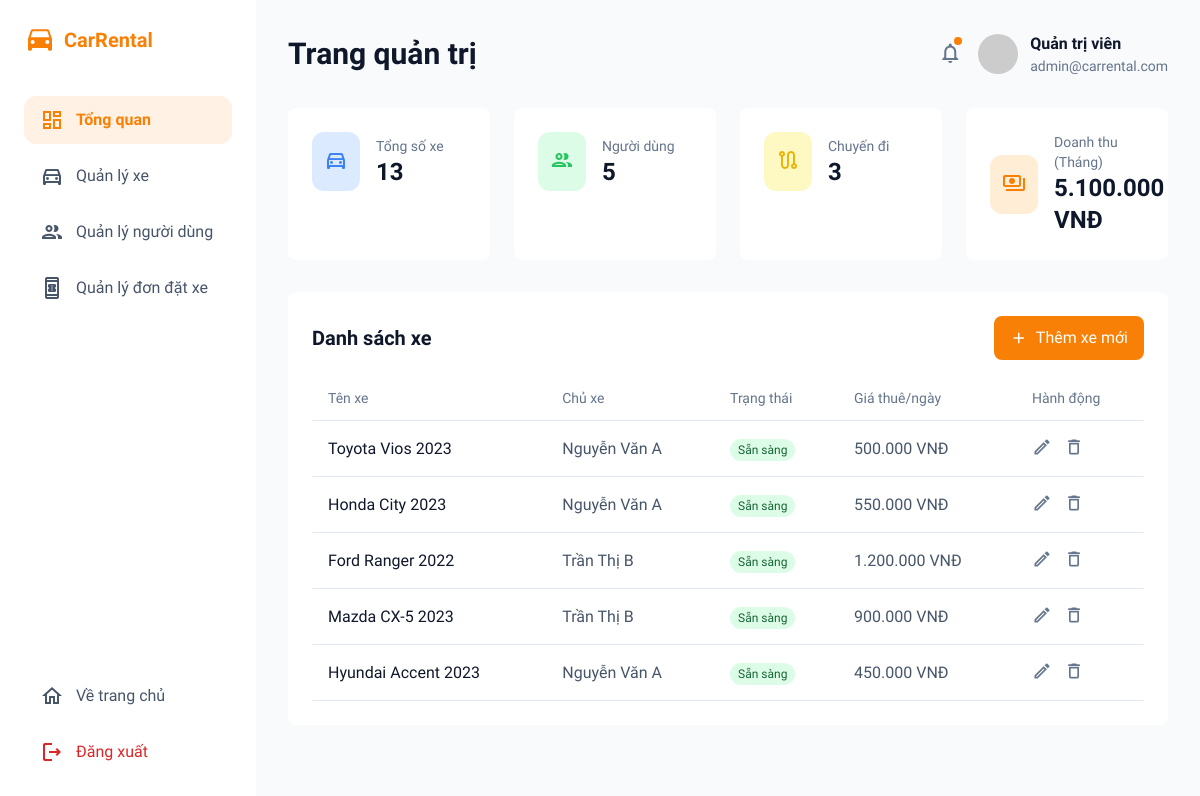
Page /admin/dashboard.php (signed in) on the committed database.
### tables this page shows
CREATE TABLE IF NOT EXISTS cars (
    id INT AUTO_INCREMENT PRIMARY KEY,
    owner_id INT NOT NULL,
    name VARCHAR(200) NOT NULL,
    description TEXT,
    image VARCHAR(255),
    price_per_day DECIMAL(10,2) NOT NULL,
    car_type VARCHAR(50) NOT NULL,
    seats INT DEFAULT 4,
    transmission ENUM('auto', 'manual') DEFAULT 'auto',
    fuel ENUM('gasoline', 'diesel', 'electric', 'hybrid') DEFAULT 'gasoline',
    rental_type ENUM('self-drive', 'with-driver', 'long-term') DEFAULT 'self-drive',
    location VARCHAR(100) DEFAULT 'hcm',
    status ENUM('available', 'rented', 'maintenance') DEFAULT 'available',
    created_at TIMESTAMP DEFAULT CURRENT_TIMESTAMP,
    FOREIGN KEY (owner_id) REFERENCES users(id) ON DELETE CASCADE
);

CREATE TABLE IF NOT EXISTS users (
    id INT AUTO_INCREMENT PRIMARY KEY,
    username VARCHAR(50) UNIQUE NOT NULL,
    email VARCHAR(100) UNIQUE NOT NULL,
    password VARCHAR(255) NOT NULL,
    role ENUM('user', 'admin', 'host') DEFAULT 'user',
    full_name VARCHAR(100) NOT NULL,
    phone VARCHAR(20),
    avatar VARCHAR(255) DEFAULT NULL,
    created_at TIMESTAMP DEFAULT CURRENT_TIMESTAMP
);

### config/session.php (called while the page is built, shortened)
<?php
function getBasePath() {
    static $base_path = null;
    $script_name = $_SERVER['SCRIPT_NAME'];
    $script_dir = dirname($script_name);
    $parts = explode('/', trim($script_dir, '/'));
    $subdirs = ['auth', 'cars', 'admin', 'client', 'host', 'api', 'config'];
    foreach ($subdirs as $subdir) {
        $pos = array_search($subdir, $parts);
        if ($pos !== false && $pos > 0) {
            $base_parts = array_slice($parts, 0, $pos);
            $base_path = '/' . implode('/', $base_parts);
            return $base_path;
        }
    }
    return $base_path;
}
?>

### config/helpers.php (called while the page is built, shortened)
<?php
function formatCurrency($amount) {
    return number_format($amount, 0, ',', '.') . ' VNĐ';
}
?>

### admin/dashboard.php (the view, shortened to what this page needs)
<?php
require_once '../config/database.php';
require_once '../config/session.php';
require_once '../config/helpers.php';
$base_path = getBasePath();
$stmt = $conn->query("SELECT COUNT(*) as total FROM users");
$total_users = $stmt->fetch_assoc()['total'];
$stmt = $conn->query("SELECT COUNT(*) as total FROM cars");
$total_cars = $stmt->fetch_assoc()['total'];
$stmt = $conn->query("SELECT COUNT(*) as total FROM bookings");
$total_bookings = $stmt->fetch_assoc()['total'];
$stmt = $conn->query("SELECT COALESCE(SUM(total_price), 0) as total FROM bookings WHERE status IN ('confirmed', 'completed')");
$total_revenue = $stmt->fetch_assoc()['total'];
$stmt = $conn->query("SELECT c.*, u.full_name as owner_name
    FROM cars c
    JOIN users u ON c.owner_id = u.id
    ORDER BY c.created_at DESC
    LIMIT 5");
$recent_cars = $stmt->fetch_all(MYSQLI_ASSOC);
?>
<!DOCTYPE html>
<html class="light" lang="vi">
<head>
    <script src="https://cdn.tailwindcss.com?plugins=forms,typography"></script>
</head>
<body class="font-display bg-background-light dark:bg-background-dark text-slate-900 dark:text-slate-100">
<div class="flex h-screen">
    <aside class="w-64 flex-shrink-0 bg-white dark:bg-zinc-800 p-6 flex flex-col justify-between">
        <div>
            <a href="<?php echo $base_path ? $base_path . '/index.php' : '../index.php'; ?>" class="flex items-center gap-2 mb-10">
                <span class="text-xl font-bold text-primary">CarRental</span>
            </a>
            <nav class="flex flex-col gap-2">
                <a class="flex items-center gap-3 px-4 py-2 rounded bg-primary/10 text-primary font-semibold" href="<?php echo $base_path ? $base_path . '/admin/dashboard.php' : 'dashboard.php'; ?>">
                    <span class="material-icons-outlined text-2xl">dashboard</span>
                    <span>Tổng quan</span>
                </a>
                <a class="flex items-center gap-3 px-4 py-2 rounded hover:bg-slate-100 dark:hover:bg-zinc-700 text-slate-600 dark:text-slate-300" href="<?php echo $base_path ? $base_path . '/admin/cars.php' : 'cars.php'; ?>">
                    <span class="material-icons-outlined text-2xl">directions_car</span>
                    <span>Quản lý xe</span>
                </a>
                <a class="flex items-center gap-3 px-4 py-2 rounded hover:bg-slate-100 dark:hover:bg-zinc-700 text-slate-600 dark:text-slate-300" href="<?php echo $base_path ? $base_path . '/admin/users.php' : 'users.php'; ?>">
                    <span class="material-icons-outlined text-2xl">group</span>
                    <span>Quản lý người dùng</span>
                </a>
                <a class="flex items-center gap-3 px-4 py-2 rounded hover:bg-slate-100 dark:hover:bg-zinc-700 text-slate-600 dark:text-slate-300" href="<?php echo $base_path ? $base_path . '/admin/bookings.php' : 'bookings.php'; ?>">
                    <span class="material-icons-outlined text-2xl">book_online</span>
                    <span>Quản lý đơn đặt xe</span>
                </a>
            </nav>
        </div>
        <div>
            <a class="flex items-center gap-3 px-4 py-2 rounded hover:bg-slate-100 dark:hover:bg-zinc-700 text-slate-600 dark:text-slate-300" href="<?php echo $base_path ? $base_path . '/index.php' : '../index.php'; ?>">
                <span class="material-icons-outlined text-2xl">home</span>
                <span>Về trang chủ</span>
            </a>
            <a class="flex items-center gap-3 px-4 py-2 rounded hover:bg-red-50 dark:hover:bg-red-900/20 text-red-600 dark:text-red-400 mt-2" href="<?php echo $base_path ? $base_path . '/auth/logout.php' : '../auth/logout.php'; ?>">
                <span class="material-icons-outlined text-2xl">logout</span>
                <span>Đăng xuất</span>
            </a>
        </div>
    </aside>
    <main class="flex-1 p-8 overflow-y-auto">
        <header class="flex justify-between items-center mb-8">
            <h1 class="text-3xl font-bold">Trang quản trị</h1>
            <div class="flex items-center gap-4">
                <button class="relative text-slate-500 dark:text-slate-400">
                    <span class="material-icons-outlined text-2xl">notifications</span>
                    <span class="absolute top-0 right-0 w-2 h-2 bg-primary rounded-full"></span>
                </button>
                <div class="flex items-center gap-3">
                    <div class="bg-center bg-no-repeat aspect-square bg-cover rounded-full w-10 h-10 bg-gray-300"
                         style='background-image: url("https://ui-avatars.com/api/?name=<?php echo urlencode($_SESSION['full_name'] ?: $_SESSION['username']); ?>&background=f98006&color=fff");'></div>
                    <div>
                        <p class="font-semibold">Quản trị viên</p>
                        <p class="text-sm text-slate-500 dark:text-slate-400"><?php echo htmlspecialchars($_SESSION['email']); ?></p>
                    </div>
                </div>
            </div>
        </header>
        <section class="grid grid-cols-1 md:grid-cols-2 lg:grid-cols-4 gap-6 mb-8">
            <div class="bg-white dark:bg-zinc-800 p-6 rounded-lg">
                <div class="flex items-center gap-4">
                    <div class="p-3 bg-blue-100 dark:bg-blue-900/50 rounded">
                        <span class="material-icons-outlined text-2xl text-blue-500">directions_car</span>
                    </div>
                    <div>
                        <p class="text-sm text-slate-500 dark:text-slate-400">Tổng số xe</p>
                        <p class="text-2xl font-bold"><?php echo number_format($total_cars); ?></p>
                    </div>
                </div>
            </div>
            <div class="bg-white dark:bg-zinc-800 p-6 rounded-lg">
                <div class="flex items-center gap-4">
                    <div class="p-3 bg-green-100 dark:bg-green-900/50 rounded">
                        <span class="material-icons-outlined text-2xl text-green-500">group</span>
                    </div>
                    <div>
                        <p class="text-sm text-slate-500 dark:text-slate-400">Người dùng</p>
                        <p class="text-2xl font-bold"><?php echo number_format($total_users); ?></p>
                    </div>
                </div>
            </div>
            <div class="bg-white dark:bg-zinc-800 p-6 rounded-lg">
                <div class="flex items-center gap-4">
                    <div class="p-3 bg-yellow-100 dark:bg-yellow-900/50 rounded">
                        <span class="material-icons-outlined text-2xl text-yellow-500">route</span>
                    </div>
                    <div>
                        <p class="text-sm text-slate-500 dark:text-slate-400">Chuyến đi</p>
                        <p class="text-2xl font-bold"><?php echo number_format($total_bookings); ?></p>
                    </div>
                </div>
            </div>
            <div class="bg-white dark:bg-zinc-800 p-6 rounded-lg">
                <div class="flex items-center gap-4">
                    <div class="p-3 bg-orange-100 dark:bg-orange-900/50 rounded">
                        <span class="material-icons-outlined text-2xl text-primary">payments</span>
                    </div>
                    <div>
                        <p class="text-sm text-slate-500 dark:text-slate-400">Doanh thu (Tháng)</p>
                        <p class="text-2xl font-bold"><?php echo formatCurrency($total_revenue); ?></p>
                    </div>
                </div>
            </div>
        </section>
        <section class="bg-white dark:bg-zinc-800 p-6 rounded-lg">
            <div class="flex justify-between items-center mb-4">
                <h2 class="text-xl font-semibold">Danh sách xe</h2>
                <a href="<?php echo $base_path ? $base_path . '/host/add-car.php' : '../host/add-car.php'; ?>" class="bg-primary text-white px-4 py-2 rounded-lg flex items-center gap-2 hover:bg-orange-600 transition-colors">
                    <span class="material-icons-outlined text-lg">add</span>
                    <span>Thêm xe mới</span>
                </a>
            </div>
            <div class="overflow-x-auto">
                <table class="w-full text-left">
                    <thead class="text-sm text-slate-500 dark:text-slate-400 border-b border-slate-200 dark:border-zinc-700">
                        <tr>
                            <th class="py-3 px-4 font-medium">Tên xe</th>
                            <th class="py-3 px-4 font-medium">Chủ xe</th>
                            <th class="py-3 px-4 font-medium">Trạng thái</th>
                            <th class="py-3 px-4 font-medium">Giá thuê/ngày</th>
                            <th class="py-3 px-4 font-medium">Hành động</th>
                        </tr>
                    </thead>
                    <tbody>
                        <?php if (empty($recent_cars)): ?>
                            <tr>
                                <td colspan="5" class="py-8 text-center text-slate-500">Chưa có xe nào</td>
                            </tr>
                        <?php else: ?>
                            <?php foreach ($recent_cars as $car): ?>
                                <tr class="border-b border-slate-200 dark:border-zinc-700">
                                    <td class="py-3 px-4 font-medium"><?php echo htmlspecialchars($car['name']); ?></td>
                                    <td class="py-3 px-4 text-slate-600 dark:text-slate-300"><?php echo htmlspecialchars($car['owner_name'] ?? 'N/A'); ?></td>
                                    <td class="py-3 px-4">
                                        <?php
                                        $status_classes = [
                                            'available' => 'bg-green-100 dark:bg-green-900/50 text-green-800 dark:text-green-300',
                                            'rented' => 'bg-yellow-100 dark:bg-yellow-900/50 text-yellow-800 dark:text-yellow-300',
                                            'maintenance' => 'bg-red-100 dark:bg-red-900/50 text-red-800 dark:text-red-300'
                                        ];
                                        $status_text = [
                                            'available' => 'Sẵn sàng',
                                            'rented' => 'Đang thuê',
                                            'maintenance' => 'Bảo trì'
                                        ];
                                        ?>
                                        <span class="px-2 py-1 text-xs font-medium rounded-full <?php echo $status_classes[$car['status']] ?? ''; ?>">
                                            <?php echo $status_text[$car['status']] ?? $car['status']; ?>
                                        </span>
                                    </td>
                                    <td class="py-3 px-4 text-slate-600 dark:text-slate-300"><?php echo formatCurrency($car['price_per_day']); ?></td>
                                    <td class="py-3 px-4 text-slate-500 dark:text-slate-400">
                                        <a href="<?php echo $base_path ? $base_path . '/admin/cars.php' : 'cars.php'; ?>" class="hover:text-primary">
                                            <span class="material-icons-outlined text-xl">edit</span>
                                        </a>
                                        <a href="<?php echo $base_path ? $base_path . '/admin/cars.php?delete=' . $car['id'] : 'cars.php?delete=' . $car['id']; ?>" class="hover:text-red-500 ml-2" onclick="return confirm('Bạn có chắc muốn xóa xe này?')">
                                            <span class="material-icons-outlined text-xl">delete</span>
                                        </a>
                                    </td>
                                </tr>
                            <?php endforeach; ?>
                        <?php endif; ?>
                    </tbody>
                </table>
            </div>
        </section>
    </main>
</div>
</body>
</html>

### admin/dashboard.php (style rules this page uses)
.material-icons-outlined { font-size: inherit; }

### rows in the picture
cars: name "Toyota Vios 2023", owner.full_name "Nguyễn Văn A", status "Sẵn sàng", price_per_day "500.000 VNĐ"
cars: name "Honda City 2023", owner.full_name "Nguyễn Văn A", status "Sẵn sàng", price_per_day "550.000 VNĐ"
cars: name "Ford Ranger 2022", owner.full_name "Trần Thị B", status "Sẵn sàng", price_per_day "1.200.000 VNĐ"
cars: name "Mazda CX-5 2023", owner.full_name "Trần Thị B", status "Sẵn sàng", price_per_day "900.000 VNĐ"
cars: name "Hyundai Accent 2023", owner.full_name "Nguyễn Văn A", status "Sẵn sàng", price_per_day "450.000 VNĐ"

### other values in the picture
$_SESSION['email'] "admin@carrental.com"
$total_cars "13"
$total_users "5"
$total_bookings "3"
formatCurrency($total_revenue) "5.100.000 VNĐ"
